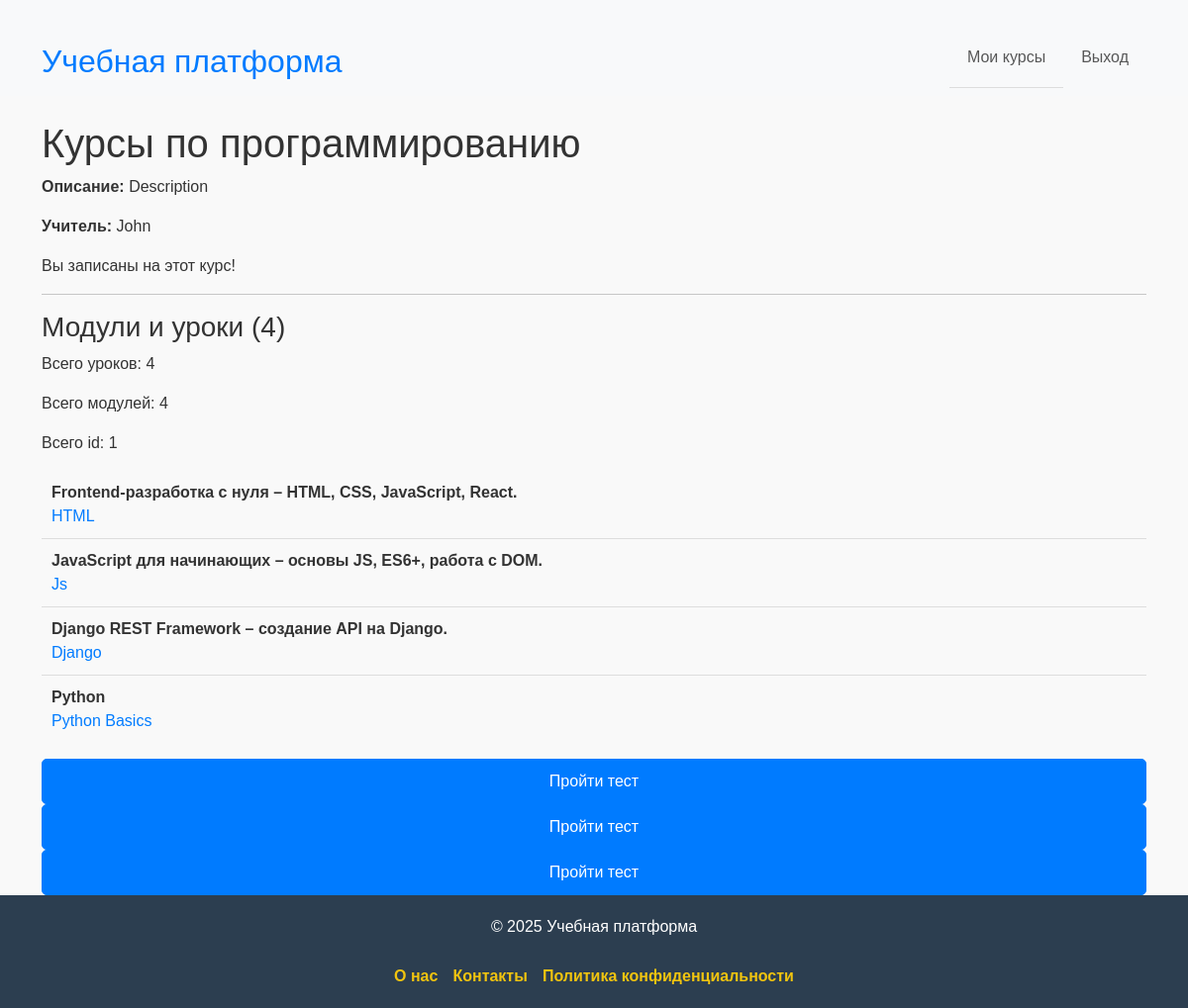
Page /course/1/ (signed in) on the committed database.
### online_courses/models.py (models this page shows, shortened)
class Course(models.Model):
    title = models.CharField(max_length=255)
    description = models.TextField(null=True, blank=True)
    teacher = models.ForeignKey(User, on_delete=models.SET_NULL, null=True, limit_choices_to={'role': 'teacher'}, related_name='courses_taught')
    students = models.ManyToManyField(User, related_name='enrolled_courses', blank=True, limit_choices_to={'role': 'student'})

class User(AbstractUser):
    ROLE_CHOICES = [
        ('student', 'Студент'),
        ('teacher', 'Преподаватель'),
        ('admin', 'Администратор')
    ]
    username = models.CharField(max_length=100, unique=True)
    email = models.EmailField(unique=True)
    role = models.CharField(max_length=20, choices=ROLE_CHOICES, default='student')
    def __str__(self):
        return self.username

class Module(models.Model):
    course = models.ForeignKey(Course, on_delete=models.CASCADE, related_name='modules')
    title = models.CharField(max_length=200)
    order = models.PositiveIntegerField()
    class Meta:
        ordering = ['course', 'order']

class Lesson(models.Model):
    course = models.ForeignKey(Course, on_delete=models.CASCADE, related_name="lessons")
    module = models.ForeignKey(Module, on_delete=models.CASCADE)
    title = models.CharField(max_length=200)
    content = models.TextField(blank=True, null=True)
    video_url = models.URLField(blank=True, null=True)
    file = models.FileField(upload_to='lessons/files/', blank=True, null=True)

class Quiz(models.Model):
    course = models.ForeignKey(Course, on_delete=models.CASCADE, related_name="quizzes")
    lesson = models.ForeignKey(Lesson, on_delete=models.CASCADE, null=True, blank=True)
    title = models.CharField(max_length=255)
    description = models.TextField()

### online_courses/views.py (the view)
# urls.py: path('course/<int:course_id>/', course_detail, name='course_detail'),
@login_required
def course_detail(request, course_id):
    course = get_object_or_404(Course, id=course_id)
    is_teacher = request.user == course.teacher
    is_enrolled = course.students.filter(id=request.user.id).exists()
    if is_teacher or is_enrolled:
        quizzes = course.quizzes.all()  # Получаем все квизы для курса
    else:
        quizzes = []  # Не передаём квизы, если пользователь не подписан и не преподаватель
    return render(request, "course_detail.html", {
        "course": course,
        "is_teacher": is_teacher,
        "is_enrolled": is_enrolled,
        "quizzes": quizzes,
    })

### online_courses/templates/course_detail.html (shortened to what this page needs)
{% extends 'base.html' %}
{% block content %}
<div class="course-detail">
    <h1>{{ course.title }}</h1>
    <p><strong>Описание:</strong> {{ course.description }}</p>
    <p><strong>Учитель:</strong> {{ course.teacher }}</p>
</div>
{% if is_teacher %}
    <p>Вы учитель этого курса!</p>
{% elif is_enrolled %}
    <p>Вы записаны на этот курс!</p>
{% else %}
    <a href="{% url 'online_courses:enroll_course' course.id %}" class="btn btn-primary">Записаться</a>
{% endif %}
<hr>
<h3>Модули и уроки ({{ course.modules.count }})</h3>
<p>Всего уроков: {{ course.modules.all|length }}</p>
<p>Всего модулей: {{ course.modules.count }}</p>
<p>Всего id: {{ course.id}}</p>
<ul class="modules">
    {% for module in course.modules.all %}
        <li><strong>{{ module.title }}</strong>
            <ul>
                {% for lesson in module.lesson_set.all %}
                    <li class="list-group-item list-group-item-action">
                        <a href="{% url 'online_courses:lesson_detail' course.id lesson.id %}" class="text-decoration-none">{{ lesson.title }}</a>
                    </li>
                {% empty %}
                    <li>Нет уроков</li>
                {% endfor %}
            </ul>
        </li>
    {% empty %}
        <p>Пока нет модулей.</p>
    {% endfor %}
</ul>
{% if quizzes %}
    {% for quiz in quizzes %}
        {% if request.user == course.teacher %}
            <a href="{% url 'online_courses:quiz_detail' quiz.id %}" class="btn btn-info">Просмотреть квиз</a>
        {% else %}
            <a href="{% url 'online_courses:take_quiz' quiz.id %}" class="btn btn-primary">Пройти тест</a>
        {% endif %}
    {% endfor %}
{% else %}
    <p>К этому курсу пока не добавлен квиз.</p>
{% endif %}
{% endblock %}

### online_courses/static/css/style.css (style rules this page uses)
:root { --primary-color: #007bff; --secondary-color: #0056b3; --text-color: #333; --background-color: #f9f9f9; --border-color: #ddd; --footer-background-color: #2c3e50; --footer-text-color: white; --footer-link-color: #f1c40f; }
body { font-family: Arial, sans-serif; min-height: 100vh; display: flex; flex-direction: column; background-color: var(--background-color); color: var(--text-color); }
h1, h2 { color: var(--text-color); }
.btn-primary { text-align: center; background-color: var(--primary-color); border-color: var(--primary-color); color: #fff; display: block; transition: all 0.3s ease-in-out; cursor: pointer; border-radius: 5px; padding: 10px 15px; }
a { color: var(--primary-color); text-decoration: none; transition: color 0.3s ease-in-out; }
ul { list-style-type: none; padding: 0; }
ul li { padding: 10px; border-bottom: 1px solid var(--border-color); }
ul li:last-child { border-bottom: none; }
ul li a { text-decoration: none; color: var(--primary-color); }

### rows in the picture
Course: title "Курсы по программированию", description "Description", teacher "John", modules.count "4", modules.all|length "4", id "1"
Module: title "Frontend-разработка с нуля – HTML, CSS, JavaScript, React."
Lesson: title "HTML"
Module: title "JavaScript для начинающих – основы JS, ES6+, работа с DOM."
Lesson: title "Js"
Module: title "Django REST Framework – создание API на Django."
Lesson: title "Django"
Module: title "Python"
Lesson: title "Python Basics"
Quiz: shows "Пройти тест"
Quiz: shows "Пройти тест"
Quiz: shows "Пройти тест"
